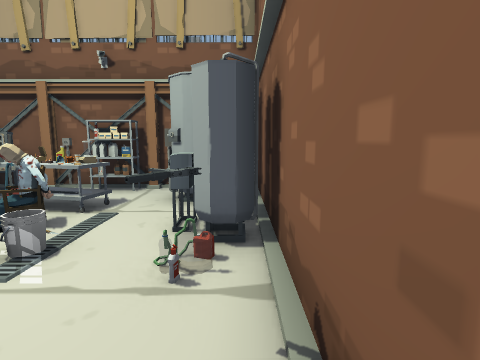
view 1 (above)

24 first-person views from a walk through a Unity game level. The camera is 1.4 m above the floor, tilts 8° down and sees 80° across. The floor is counted in squares, 1 m on a side. Each view is taken from the middle of a square. On the plan, view 1 faces up. The plan holds only what a view shows up to about 14 squares ahead; the rest is blank. The place goes on beyond the plan. The player character is not drawn. Door leaves are left out, so doorways stand open. Some surface patterns are stand-ins.

view 2
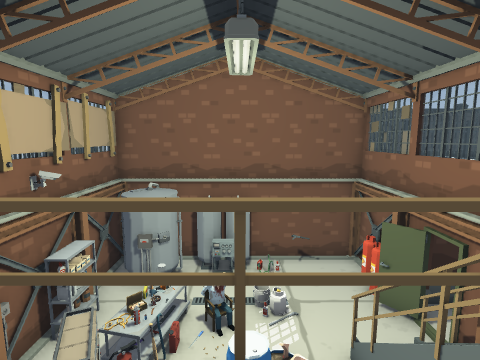

view 3
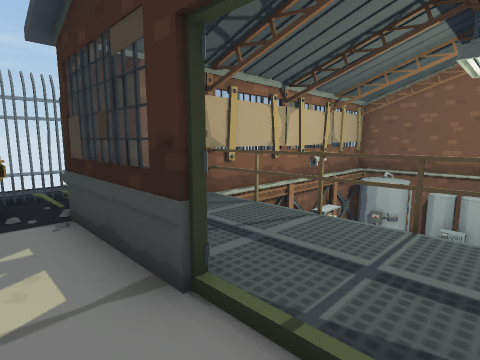

view 4
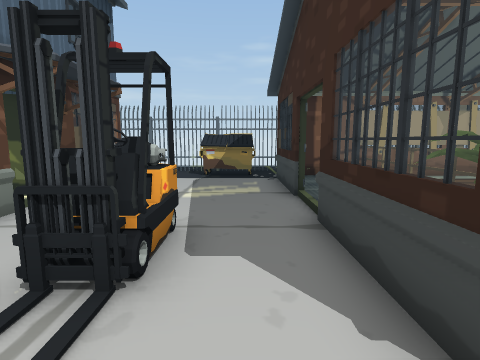

view 5
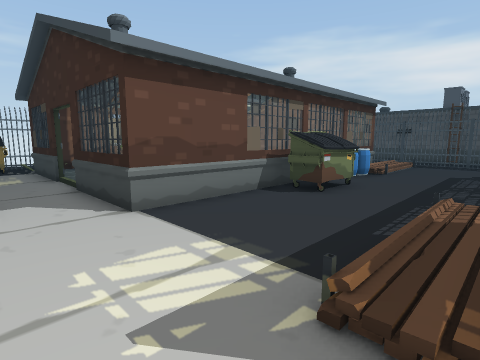

view 6
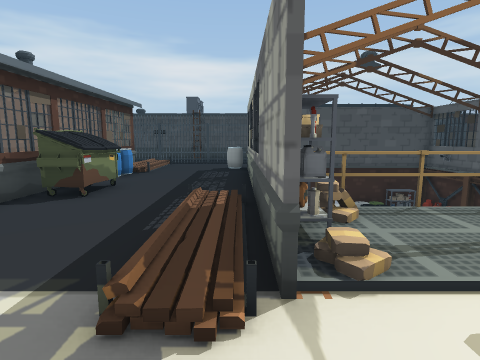

view 7
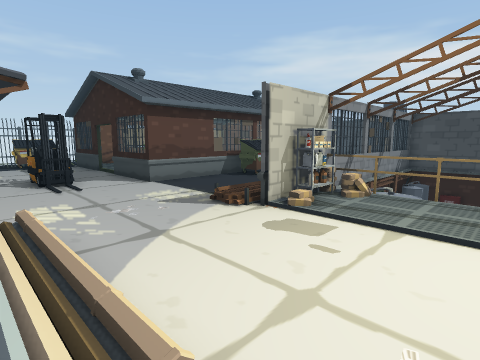

view 8
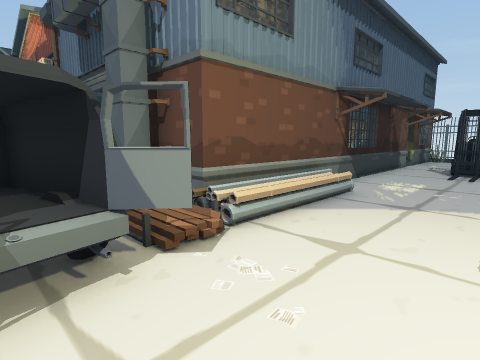

view 9
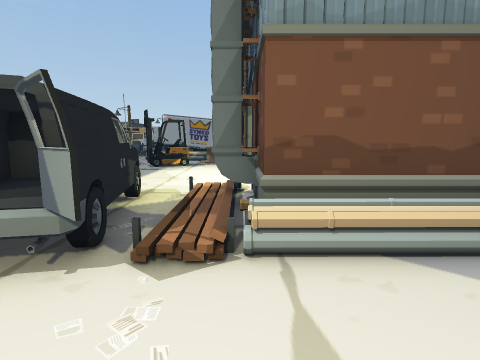

view 10
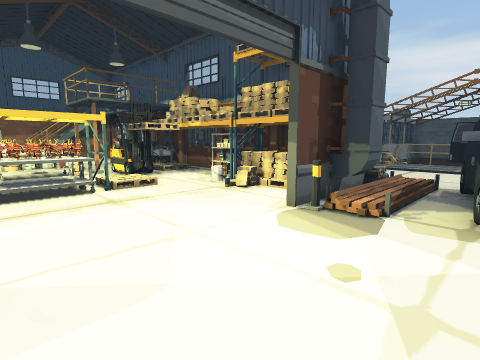

view 11
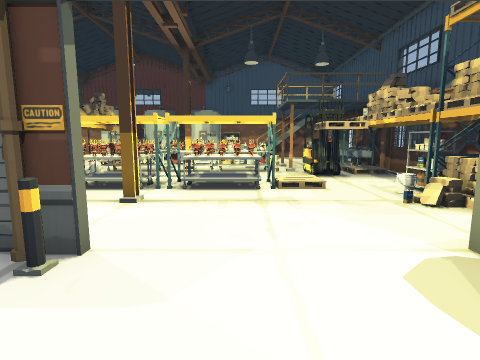

view 12
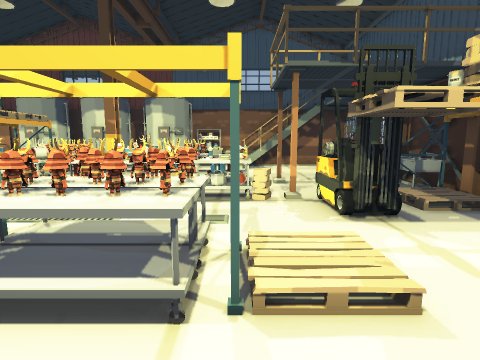

view 13
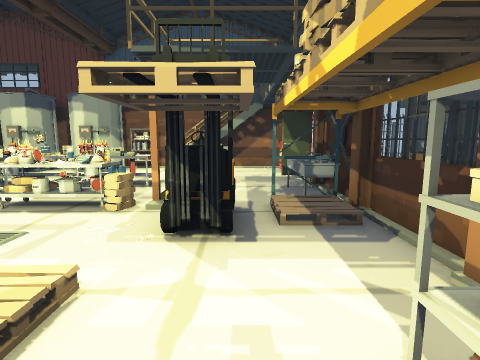

view 14
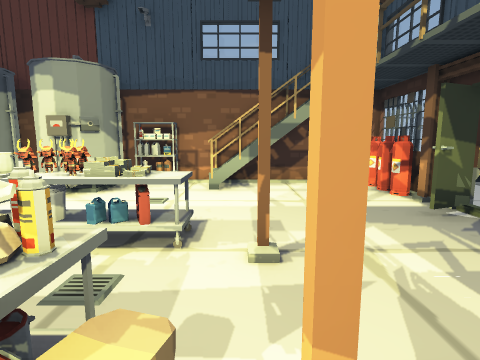

view 15
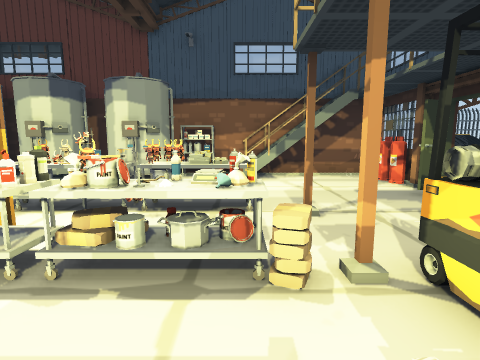

view 16
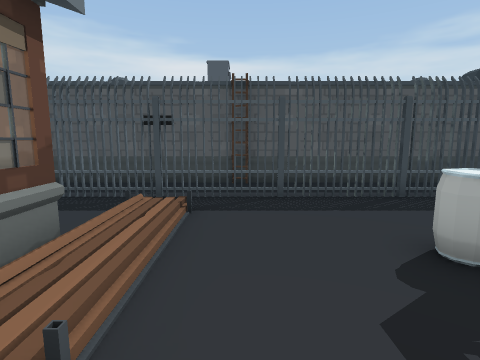

view 17
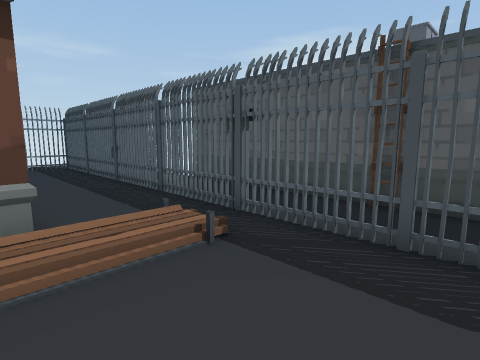

view 18
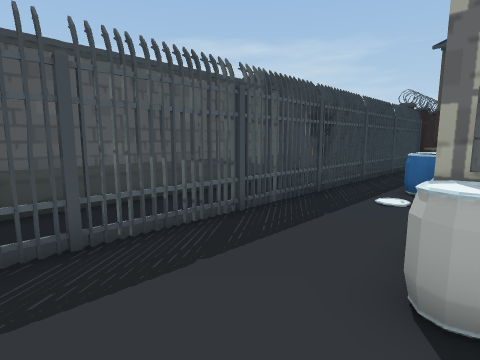

view 19
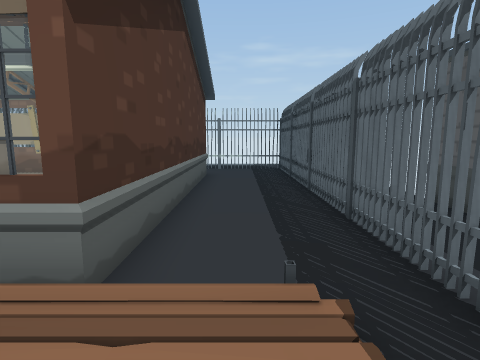

view 20
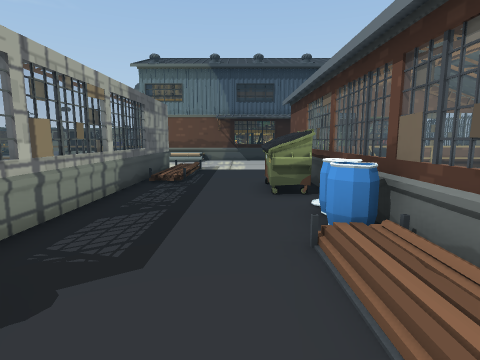

view 21
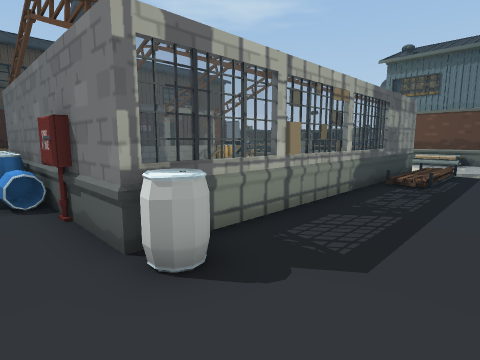

view 22
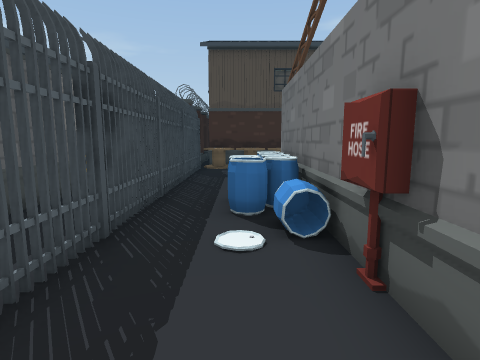

view 23
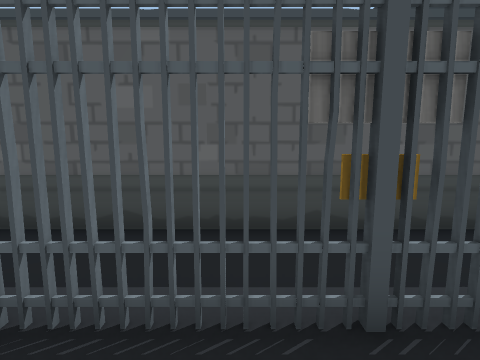

view 24
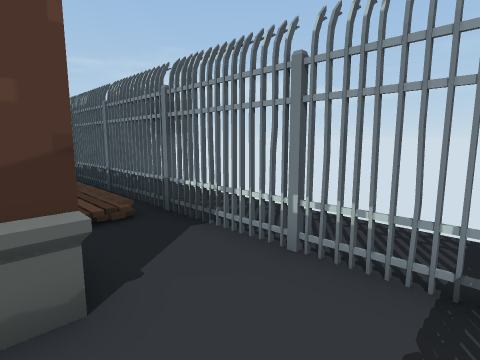

### Floor plan
Key: @ floor where view 1 was taken; # wall or solid block; x gap in a wall; . main floor; : floor 0.25 m higher than the main floor; - floor 2.5 m lower than the main floor; _ floor 2.75 m lower than the main floor; < floor 3 m lower than the main floor; / step, stairs or slope; D open door; = window, fence, low wall or low ledge; v drop or lower ground; O other object.
Columns run from 26 left of view 1 to 7 right of it. Each row starts with its distance up from view 1.
 12            .....      ........
 11        OO#OO#OO#OO#OO#OOOOO#OO#
 10            .OO..O       /.....O
  9   #######  .OOO###    ///.....O
  8  OO###..O  ...=  OOOO#OO###...#
  7 O..###..O  ...#     OO<<OO#...O
  6 O.......O ....=    OOOOO###...O
  5 ........#.....#D     <OO<OO...
  4 ........x.....DD.   OOOO<OO...O .#
  3 OOOO....##....D      _<-<< #..O..O
  2 .O..O...O#.OO.=     v#<<<<O#..#..O
  1 O.......O..OO.#O    / <<<<<#..O..
  0 OOOOOO.OO......OO   #<<#OO@#..O..#
 -1 OO.O.OO:##......###OOOOOO/=# /#..#
 -2 .....OO..#.........OOO..//////O..#
 -3 OOO......#....................O.O#
 -4 OOOO/...##....................#..#
 -5 OOOO/..O##..../////...........O..#
 -6 ....../OOO/...///:/.##x#..O...O..#
 -7 ....../OO#/....#OOO##   OO ...#..#
 -8 .......O##/....    O       #..O..#
 -9 .......O#O/....    O       #..O..#
-10 OO...OOO#//....            O..O..#
-11 .....//////O...            OO.O..#
-12 .......OOOOO.            O OO.O..#
-13 ......OOOOO. .           O  O.O .#

Where each view was taken, in squares from view 1:
view 1: 0 up, 0 right, facing up
view 2: 4 up, 10 left, facing right
view 3: 3 up, 13 left, facing up-right
view 4: 2 down, 13 left, facing up
view 5: 6 down, 14 left, facing up-right
view 6: 6 down, 14 left, facing right
view 7: 11 down, 17 left, facing up-right
view 8: 13 down, 13 left, facing up-left
view 9: 10 down, 13 left, facing left
view 10: 13 down, 26 left, facing up-right
view 11: 13 down, 24 left, facing up
view 12: 7 down, 23 left, facing up
view 13: 6 down, 20 left, facing up
view 14: 1 down, 22 left, facing up
view 15: 3 down, 23 left, facing up
view 16: 3 down, 3 left, facing right
view 17: 5 down, 0 right, facing up-right
view 18: 3 down, 0 right, facing down-right
view 19: 3 down, 2 right, facing up
view 20: 3 down, 2 right, facing left
view 21: 3 down, 2 right, facing down-left
view 22: 6 down, 2 right, facing down
view 23: 9 down, 2 right, facing right
view 24: 8 up, 3 right, facing up-left
